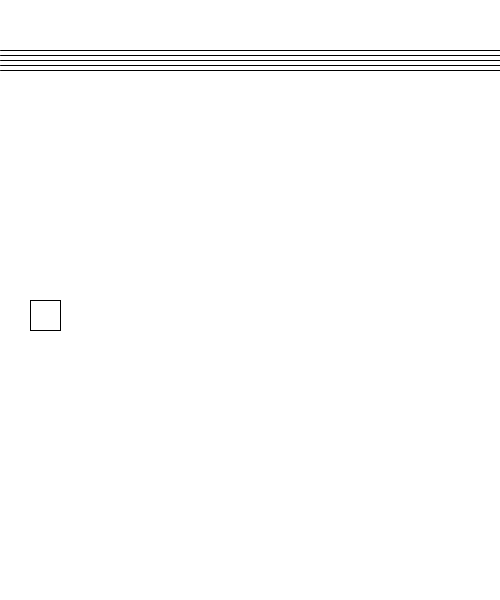
Frame 1 (no input)
Frame 60 (the mouse pressed at the canvas centre just before this capture): identical to frame 1, image omitted
Frame 120 (the mouse held since frame 60 and released just before this capture): identical to frame 1, image omitted

The Processing sketch that drew this single still picture (run headless with seeded random() and noise(); from frame 60 on, the mouse is pressed at the canvas centre):

// Processing sketch: icm_class_4_buttons_functions_
// ── icm_class_4_buttons_functions_.pde
//variables: stave postion,button: size/position
int staveYpos = 50;
int lineSpacing = 5;
int buttonX = 30;
int buttonY = 300;
int buttonWidth = 30;
int buttonHeight = 30;
boolean buttonispressed;

void setup(){
  size (500,600);//open window
  background(255);//make background white
  drawLines(staveYpos,lineSpacing);
  
}

void draw(){
  
  drawbutton(buttonX, buttonY,buttonWidth, buttonHeight);
  
}

void mousePressed(){//void means it does not have a return type.
  //if pressing button draw new stave.buttonX, buttonY,buttonWidth, buttonHeight;
  if(buttonispressed(buttonX, buttonY,buttonWidth, buttonHeight)==true){
    staveYpos=staveYpos+100;
    drawLines(staveYpos,5);
  } else {drawNotes(mouseX,mouseY, lineSpacing); //draw notes
  }
}

// ── functions.pde
void drawLines(int liney, int linespacing){//drawing stave
  for(int i =0; i<5; i++){    
    line(0,liney+linespacing*i, width,liney+linespacing*i);
  }   
}

void drawNotes(int noteX, int noteY, int linespacing){

  stroke(0);
  fill(0);
  if(noteY>linespacing*2.5+staveYpos){
  ellipse(noteX,noteY, 3,3);
  line(noteX+2,noteY, noteX+2, noteY-7);//make this change direction by making LineSpacing a global variable 
  } else {
    ellipse(noteX,noteY, 3,3);
  line(noteX-2,noteY, noteX-2, noteY+7);
  }
    

}

void drawbutton (int x,int y,int w, int h){
  //fill(0);
  noFill();
  stroke(0);
  rect(x,y,w,h);
}

boolean buttonispressed(int x, int y, int w, int h){
  if (mouseX>x && mouseX<x+w && mouseY>y &&mouseY<y+h){
    return true;
  } else {
    return false;
  }
}
